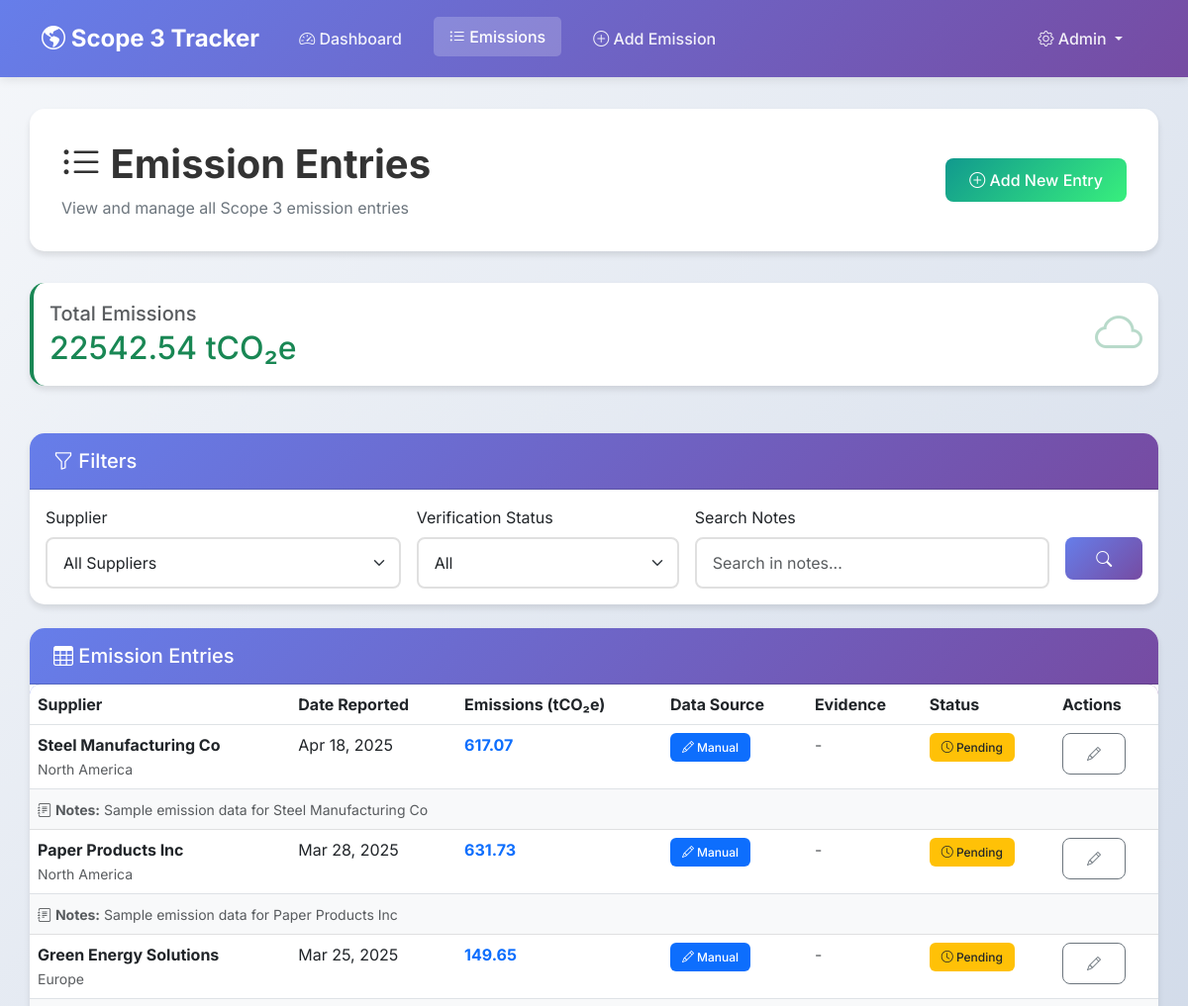
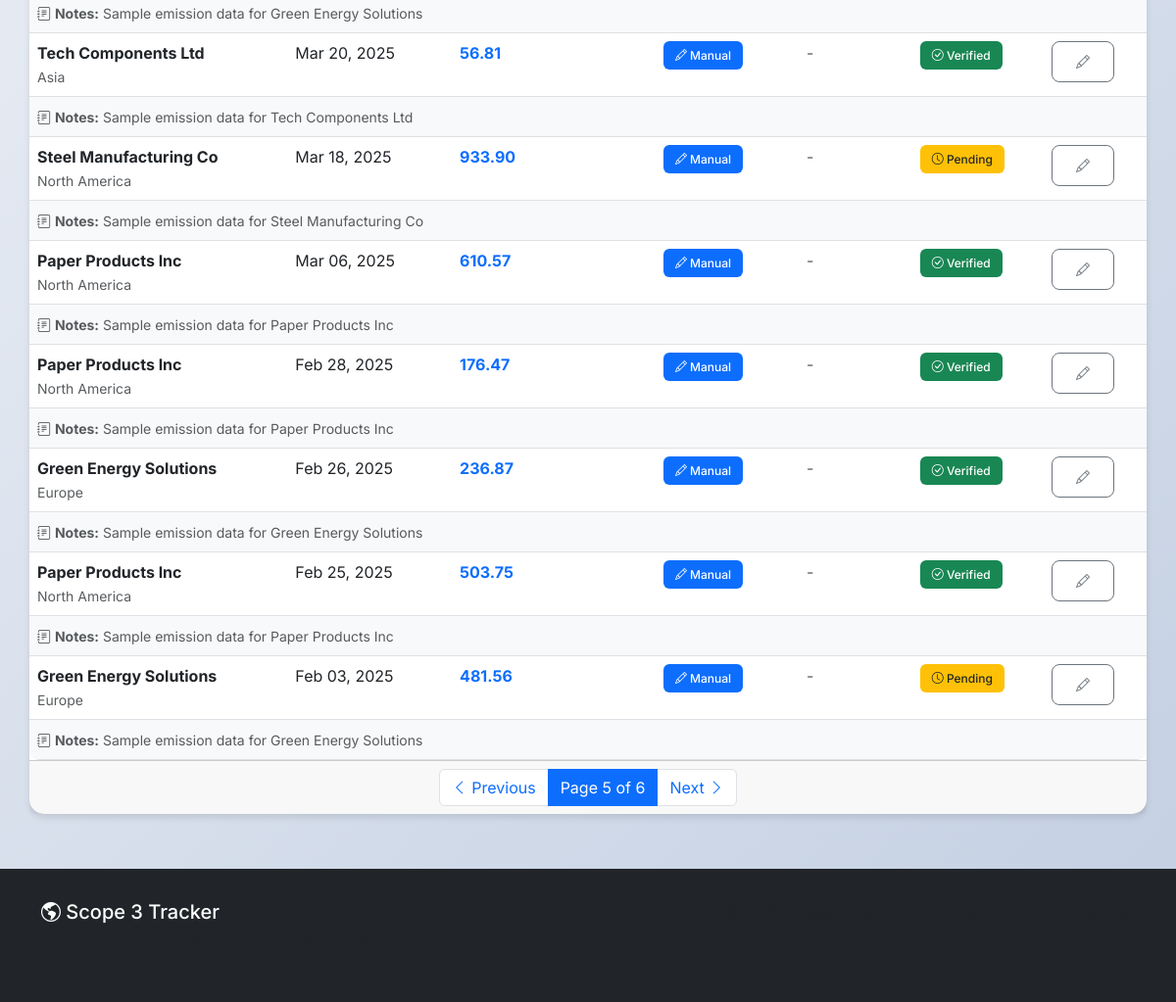
/emissions/?page=5 (signed in), run on the app's committed database (2 pictures, top to bottom).
### core/models.py (models this page shows, shortened)
class EmissionEntry(models.Model):
    supplier = models.ForeignKey(Supplier, on_delete=models.CASCADE, related_name='emission_entries')
    date_reported = models.DateTimeField()
    scope3_emissions = models.DecimalField(max_digits=12, decimal_places=2) # Flexible for larger numbers
    evidence_file = models.FileField(upload_to='evidence/', blank=True, null=True)
    notes = models.TextField(blank=True)
    verified = models.BooleanField(default=False)
    blockchain_hash = models.CharField(max_length=255, blank=True, null=True, help_text="Blockchain verification hash")
    blockchain_verified = models.BooleanField(default=False)
    DATA_SOURCE_CHOICES = [
        ('manual', 'Manual Entry'),
        ('iot', 'IoT Device'),
        ('ml_estimate', 'ML Estimate'),
        ('spend_based', 'Spend-Based Estimate'),
    ]
    data_source = models.CharField(max_length=20, choices=DATA_SOURCE_CHOICES, default='manual')
    ml_confidence = models.DecimalField(max_digits=5, decimal_places=4, null=True, blank=True, help_text="ML model confidence (0-1)")

class Supplier(models.Model):
    supplier_code = models.CharField(max_length=50, unique=True, default="TEMP_CODE")
    name = models.CharField(max_length=255)
    region = models.CharField(max_length=100, blank=True)
    contact_email = models.EmailField(unique=True)
    industry = models.CharField(max_length=100, blank=True)
    active = models.BooleanField(default=True)
    added_on = models.DateTimeField(auto_now_add=True)
    tenant = models.ForeignKey('saas.Tenant', on_delete=models.CASCADE, null=True, blank=True, related_name='suppliers')
    annual_spend = models.DecimalField(max_digits=15, decimal_places=2, null=True, blank=True, help_text="Annual spend in USD")
    emission_factor = models.DecimalField(max_digits=10, decimal_places=4, null=True, blank=True, help_text="Emission factor (tCO2e/$)")

### core/views.py (the view)
# urls.py: path('emissions/', views.emission_list, name='emission_list'),
@login_required
def emission_list(request):
    tenant = request.user.tenant_membership.tenant if hasattr(request.user, 'tenant_membership') else None
    supplier_id = request.GET.get('supplier')
    verified = request.GET.get('verified')
    entries = EmissionEntry.objects.filter(supplier__tenant=tenant).order_by('-date_reported') if tenant else EmissionEntry.objects.all().order_by('-date_reported')
    search_query = request.GET.get('search')
    if search_query:
        entries = entries.filter(notes__icontains=search_query)
    if supplier_id:
        entries = entries.filter(supplier__id=supplier_id)
    if verified == "true":
        entries = entries.filter(verified=True)
    elif verified == "false":
        entries = entries.filter(verified=False)
    suppliers = Supplier.objects.filter(tenant=tenant) if tenant else Supplier.objects.all()
    paginator = Paginator(entries, 10)
    page_number = request.GET.get('page')
    page_obj = paginator.get_page(page_number)
    total_emissions = entries.aggregate(total=models.Sum('scope3_emissions'))['total'] or 0
    return render(request, 'core/emission_list.html',
                  {
                   'suppliers': suppliers,
                   'page_obj': page_obj,
                   'total_emissions': total_emissions,
                   })

### core/templates/core/emission_list.html (shortened to what this page needs)
{% extends 'core/base.html' %}
{% block content %}
<div class="page-header">
    <div class="d-flex justify-content-between align-items-center">
        <div>
            <h1><i class="bi bi-list-ul"></i> Emission Entries</h1>
            <p>View and manage all Scope 3 emission entries</p>
        </div>
        <a href="{% url 'submit_emission' %}" class="btn btn-success">
            <i class="bi bi-plus-circle"></i> Add New Entry
        </a>
    </div>
</div>
<div class="row mb-4">
    <div class="col-12">
        <div class="card stat-card stat-success">
            <div class="card-body">
                <div class="d-flex justify-content-between align-items-center">
                    <div>
                        <h5 class="text-muted mb-1">Total Emissions</h5>
                        <h2 class="text-success mb-0">{{ total_emissions|floatformat:2 }} tCO₂e</h2>
                    </div>
                    <i class="bi bi-cloud text-success" style="font-size: 3rem; opacity: 0.3;"></i>
                </div>
            </div>
        </div>
    </div>
</div>
<div class="card mb-4">
    <div class="card-header">
        <h5 class="mb-0"><i class="bi bi-funnel"></i> Filters</h5>
    </div>
    <div class="card-body">
        <form method="get" class="row g-3">
            <div class="col-md-4">
                <label class="form-label">Supplier</label>
                <select name="supplier" class="form-select">
                    <option value="">All Suppliers</option>
                </select>
            </div>
            <div class="col-md-3">
                <label class="form-label">Verification Status</label>
                <select name="verified" class="form-select">
                    <option value="">All</option>
                </select>
            </div>
            <div class="col-md-4">
                <label class="form-label">Search Notes</label>
                <input type="text" name="search" class="form-control"
                       placeholder="Search in notes..." value="{{ request.GET.search|default:'' }}">
            </div>
            <div class="col-md-1">
                <label class="form-label">&nbsp;</label>
                <button type="submit" class="btn btn-primary w-100">
                    <i class="bi bi-search"></i>
                </button>
            </div>
        </form>
    </div>
</div>
<div class="card">
    <div class="card-header">
        <h5 class="mb-0"><i class="bi bi-table"></i> Emission Entries</h5>
    </div>
    <div class="card-body p-0">
        {% if page_obj %}
            <div class="table-responsive">
                <table class="table table-hover mb-0">
                    <thead>
                        <tr>
                            <th>Supplier</th>
                            <th>Date Reported</th>
                            <th>Emissions (tCO₂e)</th>
                            <th>Data Source</th>
                            <th>Evidence</th>
                            <th>Status</th>
                            <th>Actions</th>
                        </tr>
                    </thead>
                    <tbody>
                        {% for entry in page_obj %}
                        <tr>
                            <td>
                                <strong>{{ entry.supplier.name }}</strong>
                                {% if entry.supplier.region %}
                                    <br><small class="text-muted">{{ entry.supplier.region }}</small>
                                {% endif %}
                            </td>
                            <td>{{ entry.date_reported|date:"M d, Y" }}</td>
                            <td>
                                <strong class="text-primary">{{ entry.scope3_emissions }}</strong>
                            </td>
                            <td>
                                {% if entry.data_source == 'manual' %}
                                    <span class="badge bg-primary"><i class="bi bi-pencil"></i> Manual</span>
                                {% elif entry.data_source == 'iot' %}
                                    <span class="badge bg-info"><i class="bi bi-wifi"></i> IoT</span>
                                {% elif entry.data_source == 'ml_estimate' %}
                                    <span class="badge bg-success"><i class="bi bi-robot"></i> ML</span>
                                {% elif entry.data_source == 'spend_based' %}
                                    <span class="badge bg-warning text-dark"><i class="bi bi-calculator"></i> Spend</span>
                                {% else %}
                                    <span class="badge bg-secondary">{{ entry.data_source }}</span>
                                {% endif %}
                            </td>
                            <td>
                                {% if entry.evidence_file %}
                                    <a href="{{ entry.evidence_file.url }}" class="btn btn-sm btn-outline-primary" target="_blank">
                                        <i class="bi bi-file-earmark"></i> View
                                    </a>
                                {% else %}
                                    <span class="text-muted">-</span>
                                {% endif %}
                            </td>
                            <td>
                                {% if entry.verified %}
                                    <span class="badge bg-success">
                                        <i class="bi bi-check-circle"></i> Verified
                                    </span>
                                {% else %}
                                    <span class="badge bg-warning text-dark">
                                        <i class="bi bi-clock"></i> Pending
                                    </span>
                                {% endif %}
                            </td>
                            <td>
                                <a href="/admin/core/emissionentry/{{ entry.id }}/change/"
                                   class="btn btn-sm btn-outline-secondary" title="Edit">
                                    <i class="bi bi-pencil"></i>
                                </a>
                            </td>
                        </tr>
                        {% if entry.notes %}
                        <tr class="table-light">
                            <td colspan="7">
                                <small class="text-muted">
                                    <i class="bi bi-journal-text"></i> <strong>Notes:</strong> {{ entry.notes }}
                                </small>
                            </td>
                        </tr>
                        {% endif %}
                        {% endfor %}
                    </tbody>
                </table>
            </div>
            {% if page_obj.has_other_pages %}
            <div class="card-footer">
                <nav aria-label="Page navigation">
                    <ul class="pagination mb-0 justify-content-center">
                        {% if page_obj.has_previous %}
                            <li class="page-item">
                                <a class="page-link" href="?page={{ page_obj.previous_page_number }}">
                                    <i class="bi bi-chevron-left"></i> Previous
                                </a>
                            </li>
                        {% else %}
                            <li class="page-item disabled">
                                <span class="page-link"><i class="bi bi-chevron-left"></i> Previous</span>
                            </li>
                        {% endif %}
                        <li class="page-item active">
                            <span class="page-link">
                                Page {{ page_obj.number }} of {{ page_obj.paginator.num_pages }}
                            </span>
                        </li>
                        {% if page_obj.has_next %}
                            <li class="page-item">
                                <a class="page-link" href="?page={{ page_obj.next_page_number }}">
                                    Next <i class="bi bi-chevron-right"></i>
                                </a>
                            </li>
                        {% else %}
                            <li class="page-item disabled">
                                <span class="page-link">Next <i class="bi bi-chevron-right"></i></span>
                            </li>
                        {% endif %}
                    </ul>
                </nav>
            </div>
            {% endif %}
        {% endif %}
    </div>
</div>
{% endblock %}

### core/templates/core/base.html (style rules this page uses)
:root { --primary-color: #0d6efd; --secondary-color: #6c757d; --success-color: #198754; --danger-color: #dc3545; --warning-color: #ffc107; --info-color: #0dcaf0; --dark-color: #212529; --light-color: #f8f9fa; }
* { font-family: 'Inter', -apple-system, BlinkMacSystemFont, 'Segoe UI', sans-serif; }
body { background: linear-gradient(135deg, #f5f7fa 0%, #c3cfe2 100%); min-height: 100vh; }
.card { border: none; border-radius: 15px; box-shadow: 0 4px 6px rgba(0,0,0,0.1); transition: transform 0.3s, box-shadow 0.3s; margin-bottom: 1.5rem; }
.card-header { background: linear-gradient(135deg, #667eea 0%, #764ba2 100%); color: white; border-radius: 15px 15px 0 0 !important; padding: 1rem 1.5rem; font-weight: 600; }
.stat-card { border-left: 4px solid var(--primary-color); transition: transform 0.2s; background: white; }
.stat-card.stat-success { border-left-color: var(--success-color); }
.btn { border-radius: 8px; padding: 0.6rem 1.5rem; font-weight: 500; transition: all 0.3s; }
.btn-primary { background: linear-gradient(135deg, #667eea 0%, #764ba2 100%); border: none; }
.btn-success { background: linear-gradient(135deg, #11998e 0%, #38ef7d 100%); border: none; }
.form-control, .form-select { border-radius: 8px; border: 2px solid #e0e0e0; padding: 0.75rem 1rem; transition: all 0.3s; }
.table { border-radius: 10px; overflow: hidden; }
.table thead { background: linear-gradient(135deg, #667eea 0%, #764ba2 100%); color: white; }
.badge { padding: 0.5rem 0.75rem; border-radius: 6px; font-weight: 500; }
.page-header { background: white; border-radius: 15px; padding: 2rem; margin-bottom: 2rem; box-shadow: 0 4px 6px rgba(0,0,0,0.1); }
.page-header h1 { color: #333; font-weight: 700; margin: 0; }
.page-header p { color: #6c757d; margin: 0.5rem 0 0 0; }

### data on the page
EmissionEntry: supplier.name "Steel Manufacturing Co", supplier.region "North America", date_reported "Apr 18, 2025", scope3_emissions "617.07", data_source "manual" (drawn), verified False (drawn), notes "Sample emission data for Steel Manufacturing Co"
EmissionEntry: supplier.name "Paper Products Inc", supplier.region "North America", date_reported "Mar 28, 2025", scope3_emissions "631.73", data_source "manual" (drawn), verified False (drawn), notes "Sample emission data for Paper Products Inc"
EmissionEntry: supplier.name "Green Energy Solutions", supplier.region "Europe", date_reported "Mar 25, 2025", scope3_emissions "149.65", data_source "manual" (drawn), verified False (drawn), notes "Sample emission data for Green Energy Solutions"
EmissionEntry: supplier.name "Tech Components Ltd", supplier.region "Asia", date_reported "Mar 20, 2025", scope3_emissions "56.81", data_source "manual" (drawn), verified True (drawn), notes "Sample emission data for Tech Components Ltd"
EmissionEntry: supplier.name "Steel Manufacturing Co", supplier.region "North America", date_reported "Mar 18, 2025", scope3_emissions "933.90", data_source "manual" (drawn), verified False (drawn), notes "Sample emission data for Steel Manufacturing Co"
EmissionEntry: supplier.name "Paper Products Inc", supplier.region "North America", date_reported "Mar 06, 2025", scope3_emissions "610.57", data_source "manual" (drawn), verified True (drawn), notes "Sample emission data for Paper Products Inc"
EmissionEntry: supplier.name "Paper Products Inc", supplier.region "North America", date_reported "Feb 28, 2025", scope3_emissions "176.47", data_source "manual" (drawn), verified True (drawn), notes "Sample emission data for Paper Products Inc"
EmissionEntry: supplier.name "Green Energy Solutions", supplier.region "Europe", date_reported "Feb 26, 2025", scope3_emissions "236.87", data_source "manual" (drawn), verified True (drawn), notes "Sample emission data for Green Energy Solutions"
EmissionEntry: supplier.name "Paper Products Inc", supplier.region "North America", date_reported "Feb 25, 2025", scope3_emissions "503.75", data_source "manual" (drawn), verified True (drawn), notes "Sample emission data for Paper Products Inc"
EmissionEntry: supplier.name "Green Energy Solutions", supplier.region "Europe", date_reported "Feb 03, 2025", scope3_emissions "481.56", data_source "manual" (drawn), verified False (drawn), notes "Sample emission data for Green Energy Solutions"

### other printed values
{{ total_emissions|floatformat:2 }} "22542.54"
{{ page_obj.number }} "5"
{{ page_obj.paginator.num_pages }} "6"
